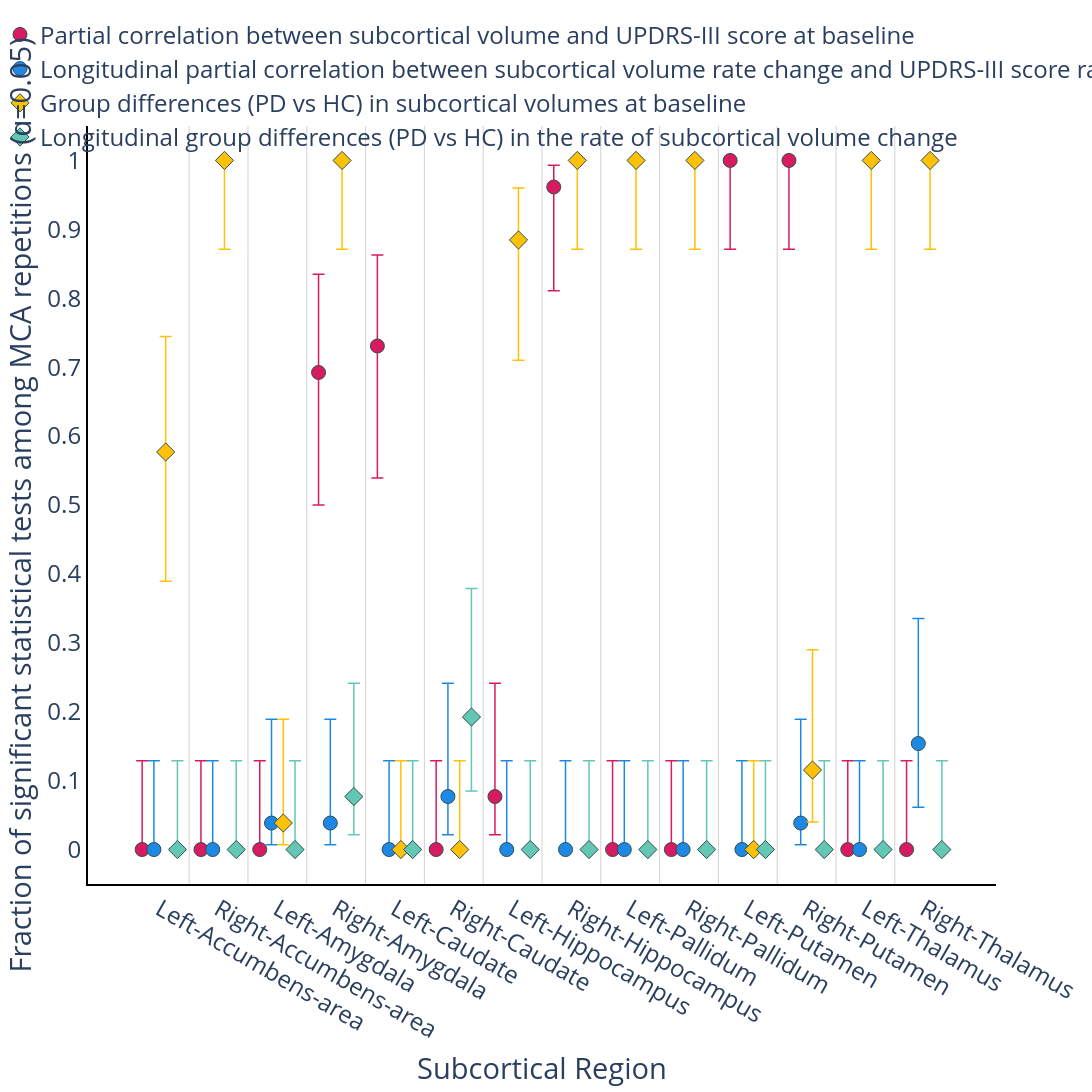

Here is the notebook cell this chart was saved with:
### Markdown cell above
## Consistency of Statistically Significant Regions

This analysis quantifies the consistency of statistically significant findings across different brain regions. For each region, we compute the proportion of statistical tests that yield significant results relative to the total number of tests performed.

### Code cell
pcorr_baseline_subcortical_volume_avg = get_preprocessed_data(
    "partial_correlation", "baseline"
)["data_avg"]
pcorr_longitudinal_subcortical_volume_avg = get_preprocessed_data(
    "partial_correlation", "longitudinal"
)["data_avg"]
ancova_baseline_subcortical_volume_avg = get_preprocessed_data("ancova", "baseline")[
    "data_avg"
]
ancova_longitudinal_subcortical_volume_avg = get_preprocessed_data(
    "ancova", "longitudinal"
)["data_avg"]

fig = go.Figure()

colormap = px.colors.qualitative.Plotly
# colorblind palette: blue, red, green, yellow
colormap = ["#D81B60", "#1E88E5", "#FFC107", "#63C7B3"]
marker_size = 14
symbol_pcorr = "circle"
symbol_ancova = "diamond"
marker_line = dict(width=1, color="DarkSlateGrey")


def get_jittered_positions(length, jitter_amount):
    return [x + jitter_amount for x in range(length)]


def wilson_ci(p_arr, n_arr, alpha=0.05):
    """Wilson score interval for binomial proportions."""
    z = 1.96  # 95% CI
    p_arr = np.asarray(p_arr, dtype=float)
    n_arr = np.asarray(n_arr, dtype=float)
    denom = 1 + z**2 / n_arr
    center = (p_arr + z**2 / (2 * n_arr)) / denom
    margin = z * np.sqrt(p_arr * (1 - p_arr) / n_arr + z**2 / (4 * n_arr**2)) / denom
    return center - margin, center + margin


def binomial_error_bars(avg_df, color):
    p = avg_df["significant"].values
    n = avg_df["n"].values
    lo, hi = wilson_ci(p, n)
    return dict(
        type="data",
        symmetric=False,
        array=hi - p,
        arrayminus=p - lo,
        visible=True,
        color=color,
        thickness=1.5,
        width=6,
    )


# Create the scatter plot with jitter
pcorr_base = go.Scatter(
    x=get_jittered_positions(
        pcorr_baseline_subcortical_volume_avg["region"].shape[0], -0.3
    ),
    y=pcorr_baseline_subcortical_volume_avg["significant"],
    mode="markers",
    marker=dict(
        color=colormap[0], size=marker_size, symbol=symbol_pcorr, line=marker_line
    ),
    error_y=binomial_error_bars(pcorr_baseline_subcortical_volume_avg, colormap[0]),
    name="Partial correlation between subcortical volume and UPDRS-III score at baseline",
    text=pcorr_baseline_subcortical_volume_avg[
        "region"
    ],  # Store original region names as hover text
)

pcorr_long = go.Scatter(
    x=get_jittered_positions(
        pcorr_longitudinal_subcortical_volume_avg["region"].shape[0], -0.1
    ),
    y=pcorr_longitudinal_subcortical_volume_avg["significant"],
    mode="markers",
    marker=dict(
        color=colormap[1], size=marker_size, symbol=symbol_pcorr, line=marker_line
    ),
    error_y=binomial_error_bars(pcorr_longitudinal_subcortical_volume_avg, colormap[1]),
    name="Longitudinal partial correlation between subcortical volume rate change and UPDRS-III score rate change",
)

ancova_base = go.Scatter(
    x=get_jittered_positions(
        ancova_baseline_subcortical_volume_avg["region"].shape[0], 0.1
    ),
    y=ancova_baseline_subcortical_volume_avg["significant"],
    mode="markers",
    marker=dict(
        color=colormap[2], size=marker_size, symbol=symbol_ancova, line=marker_line
    ),
    error_y=binomial_error_bars(ancova_baseline_subcortical_volume_avg, colormap[2]),
    name="Group differences (PD vs HC) in subcortical volumes at baseline",
)

ancova_long = go.Scatter(
    x=get_jittered_positions(
        ancova_longitudinal_subcortical_volume_avg["region"].shape[0], 0.3
    ),
    y=ancova_longitudinal_subcortical_volume_avg["significant"],
    mode="markers",
    marker=dict(
        color=colormap[3], size=marker_size, symbol=symbol_ancova, line=marker_line
    ),
    error_y=binomial_error_bars(
        ancova_longitudinal_subcortical_volume_avg, colormap[3]
    ),
    name="Longitudinal group differences (PD vs HC) in the rate of subcortical volume change",
)

fig.add_trace(pcorr_base)
fig.add_trace(pcorr_long)
fig.add_trace(ancova_base)
fig.add_trace(ancova_long)

fig.update_xaxes(
    title="Subcortical Region",
    tickmode="array",
    tickvals=list(range(len(pcorr_baseline_subcortical_volume_avg["region"]))),
    ticktext=pcorr_baseline_subcortical_volume_avg["region"],
)
fig.update_yaxes(
    title="Fraction of significant statistical tests among MCA repetitions (ɑ=0.05)",
    range=[-0.05, 1.05],
    dtick=0.1,
)


# Position legend within grid top-left
fig.update_layout(
    legend=dict(
        x=0.0,
        y=1.15,
        xanchor="left",
        yanchor="top",
        orientation="h",
        bgcolor="rgba(255, 255, 255, 0)",
    )
)

background_color = "White"
fig.update_layout(
    plot_bgcolor=background_color,
    paper_bgcolor=background_color,
)

grid_color = "LightGray"

# Turn off default grid lines
fig.update_xaxes(
    gridcolor=grid_color,
    gridwidth=1,
    zeroline=False,
    showgrid=False,  # Turn off default grid
    showline=True,
    linewidth=2,
    linecolor="black",
)
fig.update_yaxes(
    gridcolor=grid_color,
    gridwidth=1,
    zeroline=False,
    showgrid=False,
    showline=True,
    linewidth=2,
    linecolor="black",
)

# Add custom vertical grid lines positioned between cortical regions
for i in range(len(regions) - 1):
    fig.add_vline(x=i + 0.5, line=dict(color=grid_color, width=1), layer="below")

# Increase font size
fig.update_layout(font=dict(size=24))

write_image(
    fig, "subcortical_volume_significance_correlation.pdf", width=1440, height=1440
)
show_figure(fig, width=1440, height=1440)

### Figure 1 — Plotly figure (JSON) as saved in the notebook; plotly's stock layout.template omitted (floating-point values rounded to 4 significant figures)
{"data": [{"error_y": {"array": [0.1287, 0.1287, 0.1287, 0.1427, 0.1322, 0.1287, 0.1645, 0.03164, 0.1287, 0.1287, 2.22e-16, 2.22e-16, 0.1287, 0.1287], "arrayminus": [0.0, 0.0, 0.0, 0.1922, 0.1916, 0.0, 0.05557, 0.1505, 0.0, 0.0, 0.1287, 0.1287, 0.0, 0.0], "color": "#D81B60", "symmetric": false, "thickness": 1.5, "type": "data", "visible": true, "width": 6}, "marker": {"color": "#D81B60", "line": {"color": "DarkSlateGrey", "width": 1}, "size": 14, "symbol": "circle"}, "mode": "markers", "name": "Partial correlation between subcortical volume and UPDRS-III score at baseline", "text": ["Left-Accumbens-area", "Right-Accumbens-area", "Left-Amygdala", "Right-Amygdala", "Left-Caudate", "Right-Caudate", "Left-Hippocampus", "Right-Hippocampus", "Left-Pallidum", "Right-Pallidum", "Left-Putamen", "Right-Putamen", "Left-Thalamus", "Right-Thalamus"], "type": "scatter", "x": [-0.3, 0.7, 1.7, 2.7, 3.7, 4.7, 5.7, 6.7, 7.7, 8.7, 9.7, 10.7, 11.7, 12.7], "y": [0.0, 0.0, 0.0, 0.6923, 0.7308, 0.0, 0.07692, 0.9615, 0.0, 0.0, 1.0, 1.0, 0.0, 0.0]}, {"error_y": {"array": [0.1287, 0.1287, 0.1505, 0.1505, 0.1287, 0.1645, 0.1287, 0.1287, 0.1287, 0.1287, 0.1287, 0.1505, 0.1287, 0.1815], "arrayminus": [0.0, 0.0, 0.03164, 0.03164, 0.0, 0.05557, 0.0, 0.0, 0.0, 0.0, 0.0, 0.03164, 0.0, 0.09235], "color": "#1E88E5", "symmetric": false, "thickness": 1.5, "type": "data", "visible": true, "width": 6}, "marker": {"color": "#1E88E5", "line": {"color": "DarkSlateGrey", "width": 1}, "size": 14, "symbol": "circle"}, "mode": "markers", "name": "Longitudinal partial correlation between subcortical volume rate change and UPDRS-III score rate change", "type": "scatter", "x": [-0.1, 0.9, 1.9, 2.9, 3.9, 4.9, 5.9, 6.9, 7.9, 8.9, 9.9, 10.9, 11.9, 12.9], "y": [0.0, 0.0, 0.03846, 0.03846, 0.0, 0.07692, 0.0, 0.0, 0.0, 0.0, 0.0, 0.03846, 0.0, 0.1538]}, {"error_y": {"array": [0.1676, 2.22e-16, 0.1505, 2.22e-16, 0.1287, 0.1287, 0.07535, 2.22e-16, 2.22e-16, 2.22e-16, 0.1287, 0.1744, 2.22e-16, 2.22e-16], "arrayminus": [0.1874, 0.1287, 0.03164, 0.1287, 0.0, 0.0, 0.1744, 0.1287, 0.1287, 0.1287, 0.0, 0.07535, 0.1287, 0.1287], "color": "#FFC107", "symmetric": false, "thickness": 1.5, "type": "data", "visible": true, "width": 6}, "marker": {"color": "#FFC107", "line": {"color": "DarkSlateGrey", "width": 1}, "size": 14, "symbol": "diamond"}, "mode": "markers", "name": "Group differences (PD vs HC) in subcortical volumes at baseline", "type": "scatter", "x": [0.1, 1.1, 2.1, 3.1, 4.1, 5.1, 6.1, 7.1, 8.1, 9.1, 10.1, 11.1, 12.1, 13.1], "y": [0.5769, 1.0, 0.03846, 1.0, 0.0, 0.0, 0.8846, 1.0, 1.0, 1.0, 0.0, 0.1154, 1.0, 1.0]}, {"error_y": {"array": [0.1287, 0.1287, 0.1287, 0.1645, 0.1287, 0.1865, 0.1287, 0.1287, 0.1287, 0.1287, 0.1287, 0.1287, 0.1287, 0.1287], "arrayminus": [0.0, 0.0, 0.0, 0.05557, 0.0, 0.1072, 0.0, 0.0, 0.0, 0.0, 0.0, 0.0, 0.0, 0.0], "color": "#63C7B3", "symmetric": false, "thickness": 1.5, "type": "data", "visible": true, "width": 6}, "marker": {"color": "#63C7B3", "line": {"color": "DarkSlateGrey", "width": 1}, "size": 14, "symbol": "diamond"}, "mode": "markers", "name": "Longitudinal group differences (PD vs HC) in the rate of subcortical volume change", "type": "scatter", "x": [0.3, 1.3, 2.3, 3.3, 4.3, 5.3, 6.3, 7.3, 8.3, 9.3, 10.3, 11.3, 12.3, 13.3], "y": [0.0, 0.0, 0.0, 0.07692, 0.0, 0.1923, 0.0, 0.0, 0.0, 0.0, 0.0, 0.0, 0.0, 0.0]}], "layout": {"font": {"size": 24}, "height": 1440, "legend": {"bgcolor": "rgba(255, 255, 255, 0)", "orientation": "h", "x": 0, "xanchor": "left", "y": 1.15, "yanchor": "top"}, "paper_bgcolor": "White", "plot_bgcolor": "White", "shapes": [{"layer": "below", "line": {"color": "LightGray", "width": 1}, "type": "line", "x0": 0.5, "x1": 0.5, "xref": "x", "y0": 0, "y1": 1, "yref": "y domain"}, {"layer": "below", "line": {"color": "LightGray", "width": 1}, "type": "line", "x0": 1.5, "x1": 1.5, "xref": "x", "y0": 0, "y1": 1, "yref": "y domain"}, {"layer": "below", "line": {"color": "LightGray", "width": 1}, "type": "line", "x0": 2.5, "x1": 2.5, "xref": "x", "y0": 0, "y1": 1, "yref": "y domain"}, {"layer": "below", "line": {"color": "LightGray", "width": 1}, "type": "line", "x0": 3.5, "x1": 3.5, "xref": "x", "y0": 0, "y1": 1, "yref": "y domain"}, {"layer": "below", "line": {"color": "LightGray", "width": 1}, "type": "line", "x0": 4.5, "x1": 4.5, "xref": "x", "y0": 0, "y1": 1, "yref": "y domain"}, {"layer": "below", "line": {"color": "LightGray", "width": 1}, "type": "line", "x0": 5.5, "x1": 5.5, "xref": "x", "y0": 0, "y1": 1, "yref": "y domain"}, {"layer": "below", "line": {"color": "LightGray", "width": 1}, "type": "line", "x0": 6.5, "x1": 6.5, "xref": "x", "y0": 0, "y1": 1, "yref": "y domain"}, {"layer": "below", "line": {"color": "LightGray", "width": 1}, "type": "line", "x0": 7.5, "x1": 7.5, "xref": "x", "y0": 0, "y1": 1, "yref": "y domain"}, {"layer": "below", "line": {"color": "LightGray", "width": 1}, "type": "line", "x0": 8.5, "x1": 8.5, "xref": "x", "y0": 0, "y1": 1, "yref": "y domain"}, {"layer": "below", "line": {"color": "LightGray", "width": 1}, "type": "line", "x0": 9.5, "x1": 9.5, "xref": "x", "y0": 0, "y1": 1, "yref": "y domain"}, {"layer": "below", "line": {"color": "LightGray", "width": 1}, "type": "line", "x0": 10.5, "x1": 10.5, "xref": "x", "y0": 0, "y1": 1, "yref": "y domain"}, {"layer": "below", "line": {"color": "LightGray", "width": 1}, "type": "line", "x0": 11.5, "x1": 11.5, "xref": "x", "y0": 0, "y1": 1, "yref": "y domain"}, {"layer": "below", "line": {"color": "LightGray", "width": 1}, "type": "line", "x0": 12.5, "x1": 12.5, "xref": "x", "y0": 0, "y1": 1, "yref": "y domain"}], "width": 1440, "xaxis": {"gridcolor": "LightGray", "gridwidth": 1, "linecolor": "black", "linewidth": 2, "showgrid": false, "showline": true, "tickmode": "array", "ticktext": ["Left-Accumbens-area", "Right-Accumbens-area", "Left-Amygdala", "Right-Amygdala", "Left-Caudate", "Right-Caudate", "Left-Hippocampus", "Right-Hippocampus", "Left-Pallidum", "Right-Pallidum", "Left-Putamen", "Right-Putamen", "Left-Thalamus", "Right-Thalamus"], "tickvals": [0, 1, 2, 3, 4, 5, 6, 7, 8, 9, 10, 11, 12, 13], "title": {"text": "Subcortical Region"}, "zeroline": false}, "yaxis": {"dtick": 0.1, "gridcolor": "LightGray", "gridwidth": 1, "linecolor": "black", "linewidth": 2, "range": [-0.05, 1.05], "showgrid": false, "showline": true, "title": {"text": "Fraction of significant statistical tests among MCA repetitions (ɑ=0.05)"}, "zeroline": false}}}
